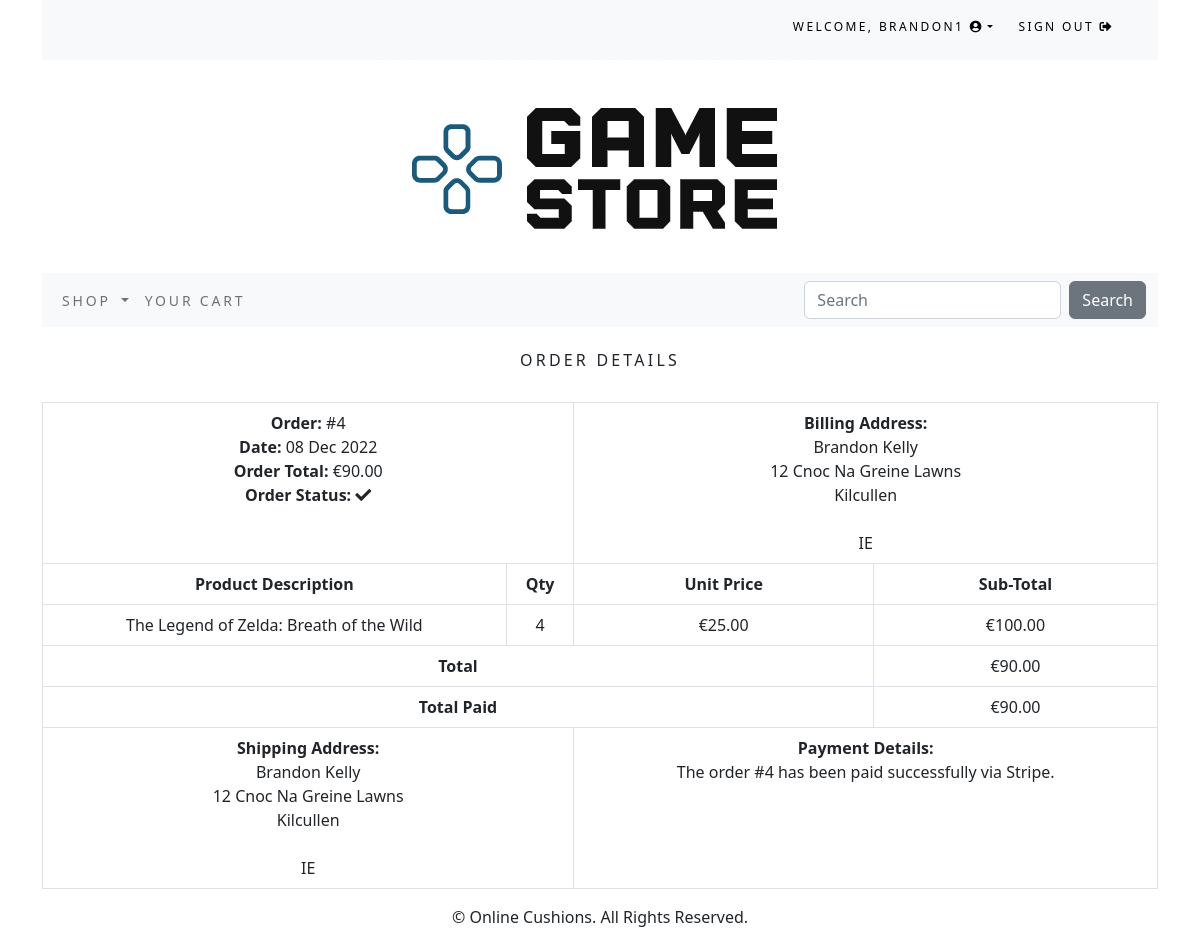
The app's page /order/4/ (signed in) with its own data.
### accounts/models.py (models this page shows)
class CustomUser(AbstractUser):
    age = models.PositiveIntegerField(null=True, blank=True)

### order/models.py (models this page shows, shortened)
class Order(models.Model):
    token = models.CharField(max_length=250, blank=True)
    total = models.DecimalField(max_digits=10, decimal_places=2, verbose_name='Euro Order Total')
    emailAddress = models.EmailField(max_length=250, blank=True, verbose_name='Email Address')
    created = models.DateTimeField(auto_now_add=True)
    billingName = models.CharField(max_length=250, blank=True)
    billingAddress1 = models.CharField(max_length=250, blank=True)
    billingCity = models.CharField(max_length=250, blank=True)
    billingPostcode = models.CharField(max_length=10, blank=True)
    billingCountry = models.CharField(max_length=200, blank=True)
    shippingName = models.CharField(max_length=250, blank=True)
    shippingAddress1 = models.CharField(max_length=250, blank=True)
    shippingCity = models.CharField(max_length=250, blank=True)
    shippingPostcode = models.CharField(max_length=10, blank=True)
    shippingCountry = models.CharField(max_length=200, blank=True)
    voucher = models.ForeignKey(Voucher,
                                related_name='orders',
                                null=True,
                                blank=True,
                                on_delete=models.SET_NULL)
    discount = models.IntegerField(default = 0,
                                validators=[MinValueValidator(0),
                                MaxValueValidator(100)])
    class Meta:
        db_table = 'Order'
        ordering = ['-created']

class OrderItem(models.Model):
    product = models.CharField(max_length=250)
    quantity = models.IntegerField()
    price = models.DecimalField(max_digits=10, decimal_places=2, verbose_name='Euro Price')
    order = models.ForeignKey(Order, on_delete=models.CASCADE)
    class Meta:
        db_table = 'OrderItem'
    def sub_total(self):
        return self.quantity * self.price

### order/views.py (the view)
# urls.py: path('<int:order_id>/',views.orderDetail.as_view(),name='order_detail'),
class orderDetail(LoginRequiredMixin, View):
    def get(self, request, order_id):
        if request.user.is_authenticated:
            email = str(request.user.email)
            order = Order.objects.get(id=order_id, emailAddress=email)
            order_items = OrderItem.objects.filter(order=order)
        return render(request, 'order/order_detail.html', {'order': order, 'order_items': order_items})

### cart/context_processors.py (called while the page is built)
def counter(request):
    item_count = 0
    if 'admin' in request.path:
        return {}
    else:
        try:
            cart = Cart.objects.filter(cart_id=_cart_id(request))
            cart_items = CartItem.objects.all().filter(cart=cart[:1])
            for cart_item in cart_items:
                item_count += cart_item.quantity
        except Cart.DoesNotExist:
            item_count = 0
    return {'item_count':item_count}

### cart/views.py (called while the page is built)
def _cart_id(request):
    cart = request.session.session_key
    if not cart:
        cart = request.session.create()
    return cart

### shop/context_processors.py (called while the page is built)
def menu_links(request):
    links = Category.objects.all()
    return {'links':links}

### shop/models.py (called while the page is built)
    def get_absolute_url(self):
        return reverse('shop:products_by_category', args=[self.id])

### order/templates/order/order_detail.html (shortened to what this page needs)
{% extends "base.html" %}
{% load static %}
{% block content %}
<div>
    <div class="text-center">
        <br>
        <h1 class="text-center my_title">Order Details</h1>
        <br>
        <table class="table table-bordered">
            <tr>
                <td class="text-left" colspan="2">
                    <b>Order: </b>#{{ order.id }}<br>
                    <b>Date: </b>{{ order.created|date:"d M Y" }}<br>
                    <b>Order Total: </b>€{{ order.total }}<br>
                    <b>Order Status: </b><i class="fas fa-check"></i>
                <td class="text-left" colspan="2">
                    <b>Billing Address: </b><br>
                    {{ order.billingName }}<br>
                    {{ order.billingAddress1 }}<br>
                    {{ order.billingCity }}<br>
                    {{ order.billingPostcode }}<br>
                    {{ order.billingCountry }}<br>
                </td>
            </tr>
            <tr>
                <td><b>Product Description</b></td>
                <td><b>Qty</b></td>
                <td><b>Unit Price</b></td>
                <td><b>Sub-Total</b></td>
            </tr>
            {% for item in order_items %}
            <tr>
                <td>{{ item.product }}</td>
                <td>{{ item.quantity }}</td>
                <td>€{{ item.price }}</td>
                <td>€{{ item.sub_total }}</td>
            </tr>
            {% endfor %}
            <tr>
                <td class="text-right" colspan="3"><b>Total</b></td>
                <td>€{{ order.total }}</td>
            </tr>
            <tr>
                <td class="text-right" colspan="3"><b>Total Paid</b></td>
                <td>€{{ order.total }}</td>
            </tr>
            <tr>
                <td class="text-left" colspan="2">
                    <b>Shipping Address: </b><br>
                    {{ order.shippingName }}<br>
                    {{ order.shippingAddress1 }}<br>
                    {{ order.shippingCity }}<br>
                    {{ order.shippingPostcode }}<br>
                    {{ order.shippingCountry }}<br>
                </td>
                <td class="text-left" colspan="2">
                    <b>Payment Details: </b><br>
                    The order #{{ order.id }} has been paid successfully via Stripe.
                </td>
            </tr>
        </table>
    </div>
</div>
{% endblock content %}

### shop/templates/top-navbar.html (shortened to what this page needs)
<div class="container">
    <div class="my_custom_menu">
        <ul>
            {% if user.is_authenticated %}
            <li>
                Welcome, <a href="#" class="dropdown-toggle" data-bs-toggle="dropdown"
                aria-haspopup="true" aria-expanded="false">{{ user.username }}
                <i class="fas fa-user-circle"></i></a>
            </li>
            <li>
                <a href="{% url 'logout' %}">Sign Out <i class="fas fa-sign-out-alt"></i></a>
            </li>
            {% endif %}
        </ul>
    </div>
</div>

### static/css/custom.css (style rules this page uses)
.my_title { font-size: 16px; text-transform: uppercase; letter-spacing: .2em; }
.my_custom_menu { text-align: right !important; }
.my_custom_menu ul li { list-style: none; color: #000; text-transform: uppercase; letter-spacing: .2em; font-size: 12px; padding-right: 20px; display: inline; }
.my_custom_menu ul li a { text-decoration: none; color: #000; list-style: none; text-transform: uppercase; letter-spacing: .2em; font-size: 12px; }

### records on screen
CustomUser: username "BRANDON1"
Order: id "4", created "08 Dec 2022", total "90.00", billingName "Brandon Kelly", billingAddress1 "12 Cnoc Na Greine Lawns", billingCity "Kilcullen", billingCountry "IE", shippingName "Brandon Kelly", shippingAddress1 "12 Cnoc Na Greine Lawns", shippingCity "Kilcullen", shippingCountry "IE"
OrderItem: product "The Legend of Zelda: Breath of the Wild", quantity "4", price "25.00", sub_total "100.00"
